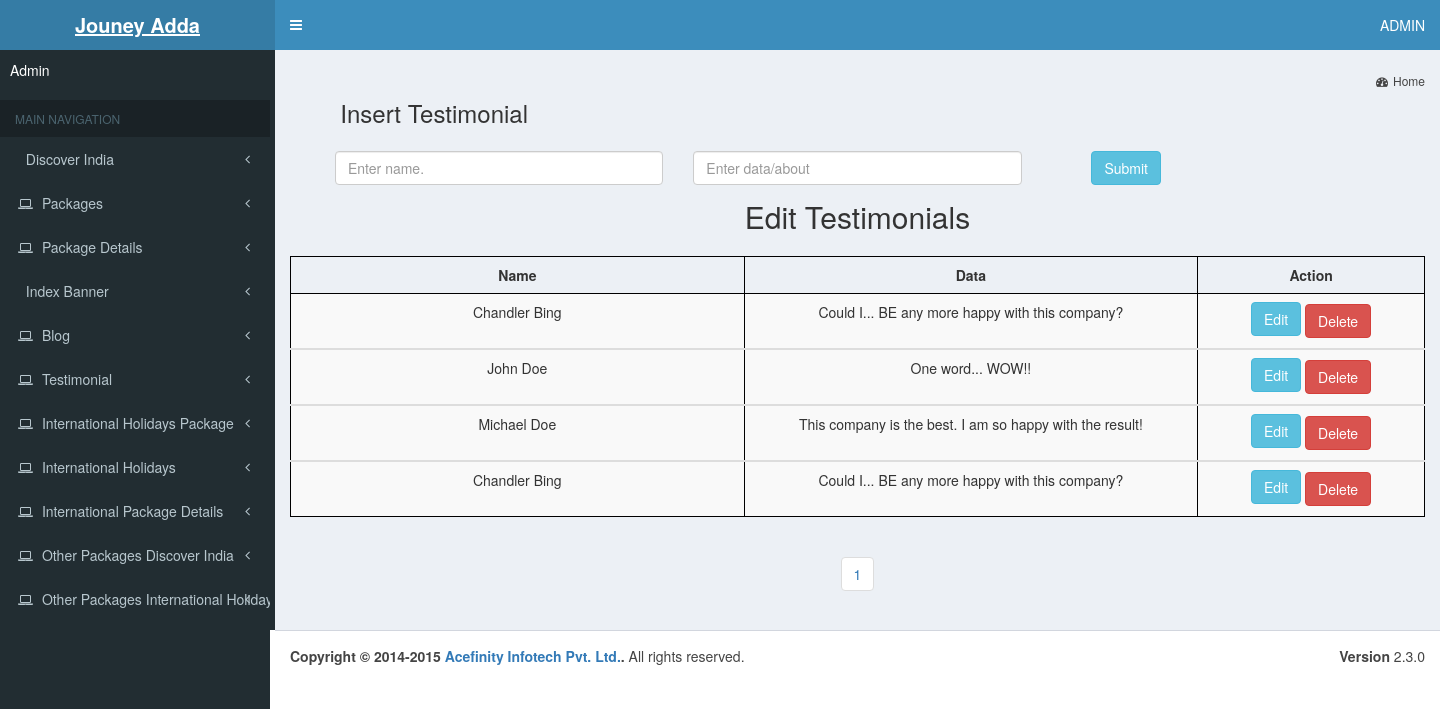
The app's page /admin-journey/testimonial.php with its own data.
### tables this page shows
CREATE TABLE `testimonial` (
  `id` int(225) NOT NULL,
  `name` varchar(2000) NOT NULL,
  `data` varchar(4000) NOT NULL
);

### admin-journey/testimonial.php (the view, shortened to what this page needs)
<?php
include("connect.php");
include("includes/header.php");
include("includes/left_sidebar.php");
$limit=8;
?>
 <link rel="stylesheet" href="https://maxcdn.bootstrapcdn.com/bootstrap/3.3.7/css/bootstrap.min.css">
      <div class="content-wrapper">
        <section class="content-header">
          <ol class="breadcrumb">
          <li><a href="dashboard.php"><i class="fa fa-dashboard"></i>Home</a></li>
          </ol>
        </section>
        <section class="content">
          <div class="row">
            <div class="col-lg-12">
            <div class="col-md-12 member">
              <div class="form-group pb20 col-md-4"><h3 style="margin-left:6%;">Insert Testimonial</h3></div>
<div class="col-md-12">
               <form name="image" action="testimonial.php" method="post" enctype="multipart/form-data">
                    <div class="form-group col-md-4">
              <input type="text" class="form-control" name="name" placeholder="Enter name." required>
                 </div>
                 <div class="form-group col-md-4">
              <input type="text" class="form-control" name="data" placeholder="Enter data/about" required>
                 </div>
                 <div class="form-group col-md-2" style="text-align:center;"><input type="submit" class="btn btn-info" value="Submit" name="submit" ></div>
                </form>
                </div>
       </div>
       <h2 style="text-align:center;margin-top:6%;margin-bottom:2%;">Edit Testimonials</h2>
       <table class="table table-striped table-bordered text-center table-responsive">
         <thead>
            <tr>
             <th class="text-center col-md-2">Name</th>
			 <th class="text-center col-md-1">Data</th>
             <th class="text-center col-md-1">Action</th>
             </tr>
<?php
$query1="select * from testimonial";
$data1=mysqli_query($conn,$query1);
while($row1=mysqli_fetch_assoc($data1))
{
$id=$row1["id"];
$name=$row1["name"];
$data=$row1["data"];
?>
         <tbody>
            <tr>
			  <td class="text-center col-md-2"><?php echo $name;?></td>
              <td class="text-center col-md-2"><?php echo $data;?></td>
                                  <td class=" form-group text-center col-md-1">
              <a href="edit_testimonial.php?e_id=<?php echo $id;?>"><button class="btn btn-info" style="margin-bottom:4px;">Edit</button></a>
<a href="delete_testimonial.php?d_id=<?php echo $id?>"><button  class="btn btn-danger">Delete</button></a>
</td>
           </tr>
         </tbody>
<?php }?>
       </table>
       </div>
       </div>
       <div class="text-center">
       <?php
$sql = "SELECT COUNT(id) FROM testimonial";
$data = mysqli_query($conn, $sql);
$row = mysqli_fetch_row($data);
$total_records = $row[0];
$total_pages = ceil($total_records / $limit);
$pagLink = "<nav><ul class='pagination'>";
for ($i=1; $i<=$total_pages; $i++) {
             $pagLink .= "<li><a href='testimonial.php?page=".$i."'>".$i."</a></li>";
};
echo $pagLink . "</ul></nav>";
?>
      </div>
      </div>
          </div>
 <?php include("includes/footer.php"); ?>

### admin-journey/testimonial.php (style rules this page uses)
.table-bordered { border: 1px solid #000; }
.table-bordered>thead>tr>th, .table-bordered>tbody>tr>td { border:1px solid #000; }

### records on screen
testimonial: name "Chandler Bing", data "Could I... BE any more happy with this company?"
testimonial: name "John Doe", data "One word... WOW!!"
testimonial: name "Michael Doe", data "This company is the best. I am so happy with the result!"
testimonial: name "Chandler Bing", data "Could I... BE any more happy with this company?"
